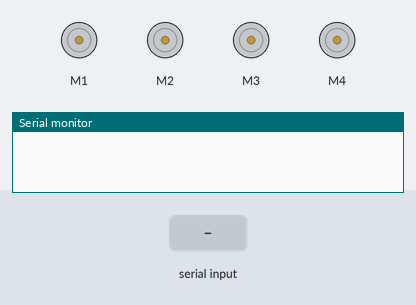
Simulated run of this sketch. Board: Arduino Uno, built with avr-gcc and run on an emulated ATmega328P. Shown: 4 × DC motor (green arrow = forward, orange = backward, longer = faster), the last lines printed to the serial monitor. Inputs (shaded band) come from the test bench.

Above: at 1.2 s.
1.3 s: "U" received over Serial
At 1.9 s:
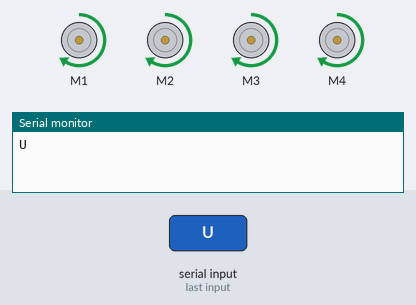
2.8 s: "D" received over Serial
At 4.0 s:
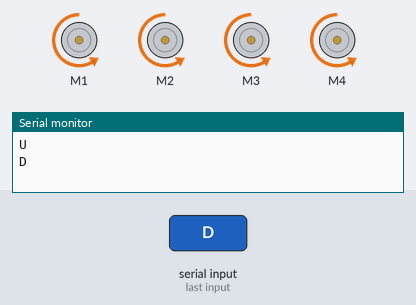
4.3 s: "L" received over Serial
At 5.3 s:
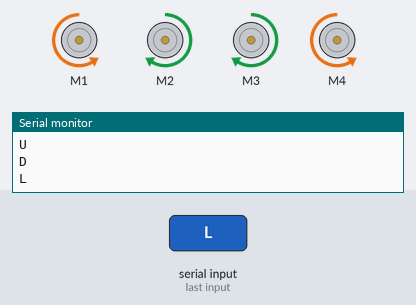
5.8 s: "R" received over Serial
At 6.5 s:
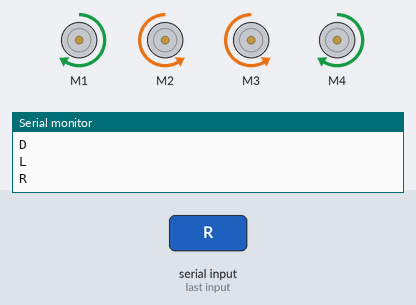
Timing chart, 0 to 8.3 s (numbered marks = the images above; inputs shaded):
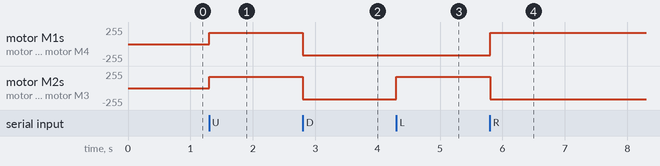

Measured:
- after the input at 1.3 s, motor M1–4: stopped → forward 170/255 at once
- after the input at 2.8 s, motor M1–4: forward 170/255 → backward 170/255 at once
- after the input at 4.3 s, motor M2, motor M3: backward 170/255 → forward 170/255 at once
- after the input at 5.8 s, motor M1, motor M4: backward 170/255 → forward 170/255 at once; motor M2, motor M3: forward 170/255 → backward 170/255 at once

The sketch:

Bluetooth_Control_Voice_and_Manual.ino
```cpp
//Include the AFmotor library
#include <AFMotor.h>

//Define the speed of the motors
#define Speed 170


//Create the motor objects
AF_DCMotor M1(1);
AF_DCMotor M2(2);
AF_DCMotor M3(3);
AF_DCMotor M4(4);

void setup() {
  //Start the serial communication
  Serial.begin(9600);
  //Set the motor speeds
  M1.setSpeed(Speed);
  M2.setSpeed(Speed);
  M3.setSpeed(Speed);
  M4.setSpeed(Speed);
}
void loop() {
  bluetoothControl();//Bluetooth control function
}

void bluetoothControl() {
  //Get the Bluetooth control remote values
  if (Serial.available() > 0) {
    char value = Serial.read();
    Serial.println(value);

    if (value == 'U') {
      forward();
    } else if (value == 'D') {
      backward();
    } else if (value == 'L') {
      left();
    } else if (value == 'R') {
      right();
    } else if (value == 'S') {
      Stop();
    }
  }
}

/******************Motor functions*****************/
void forward() {
  M1.run(FORWARD);
  M2.run(FORWARD);
  M3.run(FORWARD);
  M4.run(FORWARD);
}
void backward() {
  M1.run(BACKWARD);
  M2.run(BACKWARD);
  M3.run(BACKWARD);
  M4.run(BACKWARD);
}
void right() {
  M1.run(FORWARD);
  M2.run(BACKWARD);
  M3.run(BACKWARD);
  M4.run(FORWARD);
}
void left() {
  M1.run(BACKWARD);
  M2.run(FORWARD);
  M3.run(FORWARD);
  M4.run(BACKWARD);
}
void Stop() {
  M1.run(RELEASE);
  M2.run(RELEASE);
  M3.run(RELEASE);
  M4.run(RELEASE);
}
```
